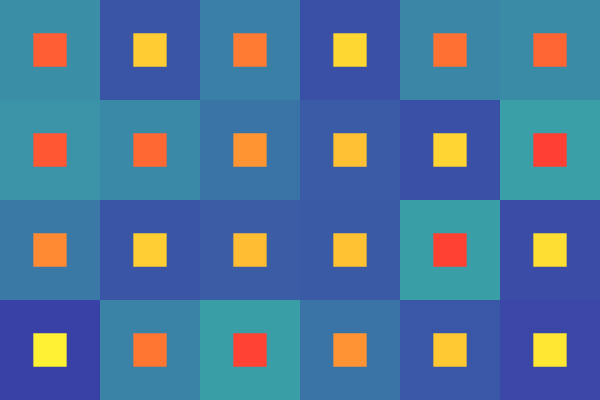
Frame 1 (no input)
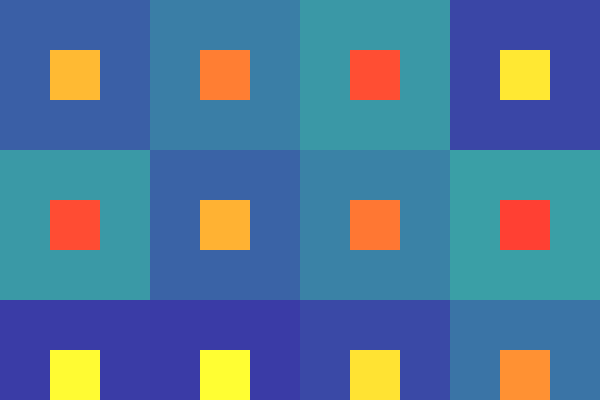
Frame 2 (the mouse pressed at the canvas centre, redrawn once)

The p5.js sketch that drew these frames (run headless with seeded random() and noise() and a simulated clock; the mouse was pressed at the canvas centre and the sketch redrawn once):

// p5.js sketch
// ── sketch.js


function setup() {
  createCanvas(600, 400);
  
  
  //Use the Hue, Saturation, Brightness color model
  colorMode(HSB);

  //Draw rectangles from their top-left corner
  rectMode(CORNER);

  //Only run the draw loop once
  noLoop();

  //Turn off drawing strokes
  noStroke();

  
}

function draw() {

  var cols = int(random(1, 8)); //choose between 1 and 8 columns, at random
  var rows = cols; //since our grid is square, set the number of rows to be the same as the number of columns


  //calculate size of squares depending on number of columns
  var size = width / cols;

  for(var j = 0; j < cols; j++){
    for(var i = 0; i < cols; i++){
      //Pick a color for the small square
      var hue = random(0, 60); //a hue between red and yellow
      var saturation = 80; //make the color saturated
      var brightness = 100; //make the color bright

      //For the background square, 
      //take the hue of the square and get the opposite hue in the color wheel, by adding 180 degrees to it
      //Make backround less saturated and less bright than the front rectangle
      fill(hue + 180, saturation - 15, brightness - 35);
      //Draw background square
      rect(i*size, j*size, size, size);
      
      //Set the fill for the small square
      fill(hue, saturation, brightness);
      //Draw small square
      rect( i*size + size/3, //x. draw a third in
            j*size + size/3, //y. draw a third down
            size/3, 
            size/3);
           
    }
  }
  

  
  
}
